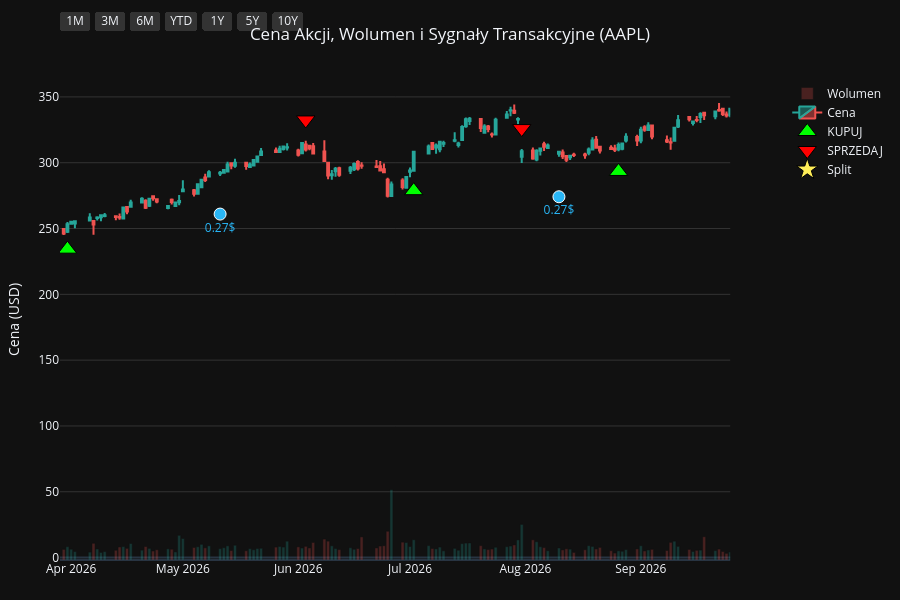
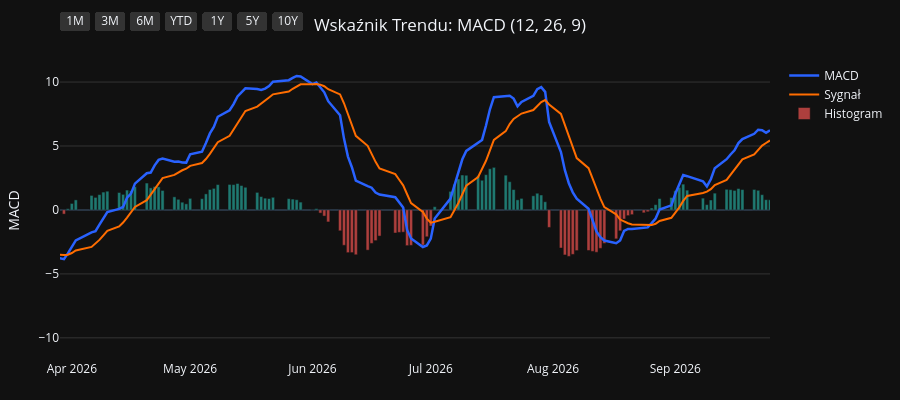
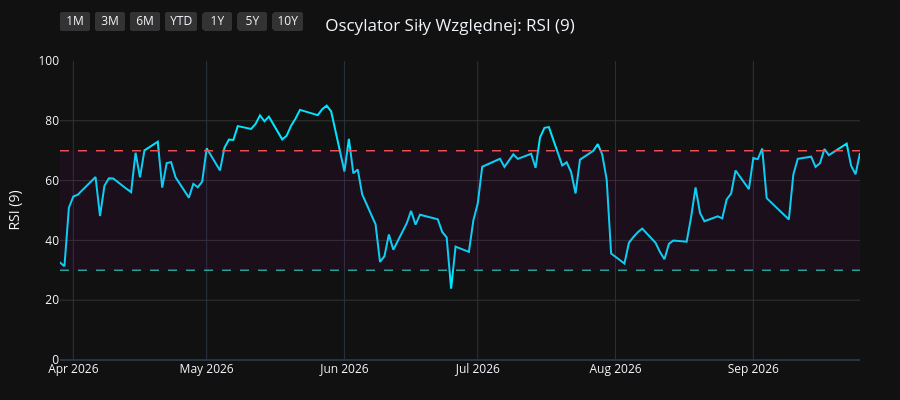
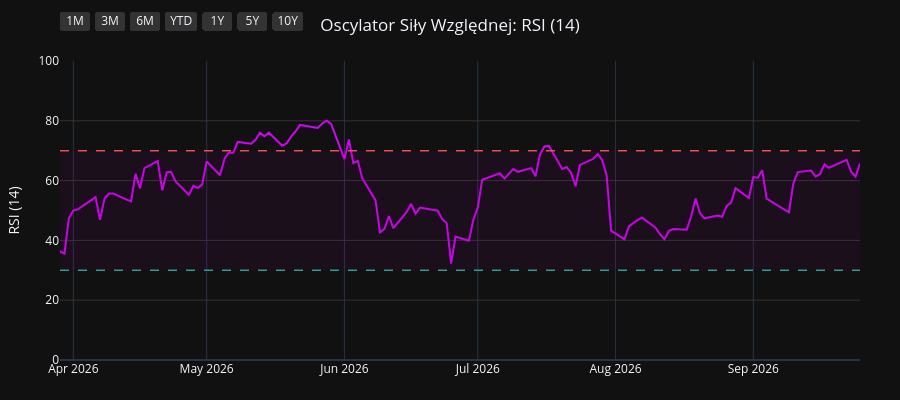

The notebook cell saved with these charts, in order:
### Code cell
import os
import yfinance as yf
import pandas as pd
import pandas_ta as ta
import plotly.graph_objects as go
from plotly.subplots import make_subplots

# 1. Pobranie i przygotowanie danych
symbol = os.environ.get("STOCK_TICKER", "").strip().upper()
if not symbol:
    raise RuntimeError("Set STOCK_TICKER before running price_extractor.ipynb")
df = yf.Ticker(symbol).history(period="10y")
df.index = df.index.tz_localize(None)

# Wskaźniki i sygnały
df.ta.macd(fast=12, slow=26, signal=9, append=True)
df.ta.rsi(length=9, append=True)
df.ta.rsi(length=14, append=True)
df.ta.rsi(length=21, append=True)
df.dropna(inplace=True)

macd = df['MACD_12_26_9']
signal = df['MACDs_12_26_9']
wczorajszy_macd = macd.shift(1)
wczorajszy_signal = signal.shift(1)

df['Decyzja'] = 'BRAK'
df.loc[(macd > signal) & (wczorajszy_macd <= wczorajszy_signal), 'Decyzja'] = 'KUPUJ'
df.loc[(macd < signal) & (wczorajszy_macd >= wczorajszy_signal), 'Decyzja'] = 'SPRZEDAJ'

df_kupuj = df[df['Decyzja'] == 'KUPUJ']
df_sprzedaj = df[df['Decyzja'] == 'SPRZEDAJ']
df_dywidendy = df[df['Dividends'] > 0]
df_splity = df[df['Stock Splits'] > 0]

# Wspólna konfiguracja osi X
konfiguracja_osi_x = dict(
    type="date",
    showspikes=True, spikemode="across", spikesnap="cursor", spikedash="dot", spikecolor="#ffffff", spikethickness=1, hoverformat="%Y-%m-%d",
    rangeselector=dict(
        buttons=list([
            dict(count=1, label="1M", step="month", stepmode="backward"),
            dict(count=3, label="3M", step="month", stepmode="backward"),
            dict(count=6, label="6M", step="month", stepmode="backward"),
            dict(count=1, label="YTD", step="year", stepmode="todate"),
            dict(count=1, label="1Y", step="year", stepmode="backward"),
            dict(count=5, label="5Y", step="year", stepmode="backward"),
            dict(step="all", label="10Y")
        ]),
        bgcolor="#333333", activecolor="#2962ff", x=0, y=1.1
    )
)

# ==========================================
# WYKRES 1: CENA + WOLUMEN + SYGNAŁY
# ==========================================
fig1 = make_subplots(specs=[[{"secondary_y": True}]])

kolory_wolumenu = ['#26a69a' if row['Close'] >= row['Open'] else '#ef5350' for index, row in df.iterrows()]
fig1.add_trace(go.Bar(x=df.index, y=df['Volume'], marker_color=kolory_wolumenu, opacity=0.25, name='Wolumen'), secondary_y=True)
fig1.add_trace(go.Candlestick(x=df.index, open=df['Open'], high=df['High'], low=df['Low'], close=df['Close'], name='Cena', increasing_line_color='#26a69a', decreasing_line_color='#ef5350'), secondary_y=False)
fig1.add_trace(go.Scatter(x=df_kupuj.index, y=df_kupuj['Low'] * 0.95, customdata=df_kupuj[['Low', 'High']], mode='markers', marker=dict(symbol='triangle-up', size=16, color='#00ff00', line=dict(width=1, color='black')), name='KUPUJ', hovertemplate='KUPUJ<br>Najniższa: %{customdata[0]:.2f}<br>Najwyższa: %{customdata[1]:.2f}<extra></extra>'), secondary_y=False)
fig1.add_trace(go.Scatter(x=df_sprzedaj.index, y=df_sprzedaj['High'] * 1.05, customdata=df_sprzedaj[['Low', 'High']], mode='markers', marker=dict(symbol='triangle-down', size=16, color='#ff0000', line=dict(width=1, color='black')), name='SPRZEDAJ', hovertemplate='SPRZEDAJ<br>Najniższa: %{customdata[0]:.2f}<br>Najwyższa: %{customdata[1]:.2f}<extra></extra>'), secondary_y=False)

if not df_dywidendy.empty:
    fig1.add_trace(go.Scatter(x=df_dywidendy.index, y=df_dywidendy['Low'] * 0.90, mode='markers+text', marker=dict(symbol='circle', size=12, color='#29b6f6', line=dict(width=1, color='white')), text=df_dywidendy['Dividends'].apply(lambda x: f"{x}$"), textposition="bottom center", name='Dywidenda', showlegend=False, hovertemplate='Dywidenda: %{text}<extra></extra>', textfont=dict(color="#29b6f6")), secondary_y=False)
if not df_splity.empty:
                    fig1.add_trace(go.Scatter(x=df_splity.index, y=df_splity['High'], mode='markers+text', marker=dict(symbol='star', size=16, color='#ffee58', line=dict(width=1, color='black')), text=df_splity['Stock Splits'].apply(lambda x: f"{x:g}:1" if x >= 1 else f"1:{1 / x:g}"), textposition="top center", name='Split', hovertemplate='%{text}<extra></extra>', textfont=dict(color="#ffee58")), secondary_y=False)

fig1.update_layout(title=dict(text=f"Cena Akcji, Wolumen i Sygnały Transakcyjne ({symbol})", x=0.5, xanchor='center'), dragmode='pan', xaxis_rangeslider_visible=False, template='plotly_dark', height=600, hovermode='x unified', margin=dict(l=60, r=40, t=60, b=40))
fig1.update_xaxes(**konfiguracja_osi_x)
fig1.update_xaxes(range=[df.index.max() - pd.Timedelta(days=180), df.index.max()])
fig1.update_yaxes(title_text="Cena (USD)", secondary_y=False, gridcolor='#333333')
fig1.update_yaxes(range=[0, df['Volume'].max() * 4], showgrid=False, showticklabels=False, secondary_y=True)
fig1.show(config={'scrollZoom': True})

# ==========================================
# WYKRES 2: WSKAŹNIK MACD
# ==========================================
fig2 = go.Figure()
fig2.add_trace(go.Scatter(x=df.index, y=df['MACD_12_26_9'], line=dict(color='#2962ff', width=2.5), name='MACD'))
fig2.add_trace(go.Scatter(x=df.index, y=df['MACDs_12_26_9'], line=dict(color='#ff6d00', width=2), name='Sygnał'))
kolory_macd = ['#26a69a' if val >= 0 else '#ef5350' for val in df['MACDh_12_26_9']]
fig2.add_trace(go.Bar(x=df.index, y=df['MACDh_12_26_9'], marker_color=kolory_macd, name='Histogram', opacity=0.7))
fig2.update_layout(title=dict(text="Wskaźnik Trendu: MACD (12, 26, 9)", x=0.5, xanchor='center'), dragmode='pan', xaxis_rangeslider_visible=False, template='plotly_dark', height=400, hovermode='x unified', margin=dict(l=60, r=40, t=60, b=40))
fig2.update_xaxes(**konfiguracja_osi_x)
fig2.update_xaxes(range=[df.index.max() - pd.Timedelta(days=180), df.index.max()])
fig2.update_yaxes(title_text="MACD", gridcolor='#333333')
fig2.show(config={'scrollZoom': True})

# ==========================================
# WYKRES 3: OSCYLATOR RSI (9)
# ==========================================
fig3 = go.Figure()
fig3.add_trace(go.Scatter(x=df.index, y=df['RSI_9'], line=dict(color='#00e5ff', width=2), name='RSI (9)'))
fig3.add_hline(y=70, line_dash="dash", line_color="#ef5350", line_width=1.5)
fig3.add_hline(y=30, line_dash="dash", line_color="#26a69a", line_width=1.5)
fig3.add_hrect(y0=30, y1=70, line_width=0, fillcolor="purple", opacity=0.1)
fig3.update_layout(title=dict(text="Oscylator Siły Względnej: RSI (9)", x=0.5, xanchor='center'), dragmode='pan', xaxis_rangeslider_visible=False, template='plotly_dark', height=400, hovermode='x unified', margin=dict(l=60, r=40, t=60, b=40))
fig3.update_xaxes(**konfiguracja_osi_x)
fig3.update_xaxes(range=[df.index.max() - pd.Timedelta(days=180), df.index.max()])
fig3.update_yaxes(title_text="RSI (9)", range=[0, 100], gridcolor='#333333')
fig3.show(config={'scrollZoom': True})

# ==========================================
# WYKRES 4: OSCYLATOR RSI (14)
# ==========================================
fig4 = go.Figure()
fig4.add_trace(go.Scatter(x=df.index, y=df['RSI_14'], line=dict(color='#d500f9', width=2), name='RSI (14)'))
fig4.add_hline(y=70, line_dash="dash", line_color="#ef5350", line_width=1.5)
fig4.add_hline(y=30, line_dash="dash", line_color="#26a69a", line_width=1.5)
fig4.add_hrect(y0=30, y1=70, line_width=0, fillcolor="purple", opacity=0.1)
fig4.update_layout(title=dict(text="Oscylator Siły Względnej: RSI (14)", x=0.5, xanchor='center'), dragmode='pan', xaxis_rangeslider_visible=False, template='plotly_dark', height=400, hovermode='x unified', margin=dict(l=60, r=40, t=60, b=40))
fig4.update_xaxes(**konfiguracja_osi_x)
fig4.update_xaxes(range=[df.index.max() - pd.Timedelta(days=180), df.index.max()])
fig4.update_yaxes(title_text="RSI (14)", range=[0, 100], gridcolor='#333333')
fig4.show(config={'scrollZoom': True})

# ==========================================
# WYKRES 5: OSCYLATOR RSI (21)
# ==========================================
fig5 = go.Figure()
fig5.add_trace(go.Scatter(x=df.index, y=df['RSI_21'], line=dict(color='#64dd17', width=2), name='RSI (21)'))
fig5.add_hline(y=70, line_dash="dash", line_color="#ef5350", line_width=1.5)
fig5.add_hline(y=30, line_dash="dash", line_color="#26a69a", line_width=1.5)
fig5.add_hrect(y0=30, y1=70, line_width=0, fillcolor="purple", opacity=0.1)
fig5.update_layout(title=dict(text="Oscylator Siły Względnej: RSI (21)", x=0.5, xanchor='center'), dragmode='pan', xaxis_rangeslider_visible=False, template='plotly_dark', height=400, hovermode='x unified', margin=dict(l=60, r=40, t=60, b=40))
fig5.update_xaxes(**konfiguracja_osi_x)
fig5.update_xaxes(range=[df.index.max() - pd.Timedelta(days=180), df.index.max()])
fig5.update_yaxes(title_text="RSI (21)", range=[0, 100], gridcolor='#333333')
fig5.show(config={'scrollZoom': True})

### Figure 1 — Plotly figure (JSON) as saved in the notebook; plotly's stock layout.template omitted (floating-point values rounded to 4 significant figures; data arrays with more than 128 entries replaced by an {"elided": "..."} marker saying what was removed)
{"data": [{"marker": {"color": {"elided": "2481 str values"}}, "name": "Wolumen", "opacity": 0.25, "type": "bar", "x": {"elided": "2481 str values"}, "xaxis": "x", "y": {"elided": "2481 int values"}, "yaxis": "y2"}, {"close": {"elided": "2481 float values"}, "decreasing": {"line": {"color": "#ef5350"}}, "high": {"elided": "2481 float values"}, "increasing": {"line": {"color": "#26a69a"}}, "low": {"elided": "2481 float values"}, "name": "Cena", "open": {"elided": "2481 float values"}, "type": "candlestick", "x": {"elided": "2481 str values"}, "xaxis": "x", "yaxis": "y"}, {"customdata": {"elided": "89x2 float values"}, "hovertemplate": "KUPUJ<br>Najniższa: %{customdata[0]:.2f}<br>Najwyższa: %{customdata[1]:.2f}<extra></extra>", "marker": {"color": "#00ff00", "line": {"color": "black", "width": 1}, "size": 16, "symbol": "triangle-up"}, "mode": "markers", "name": "KUPUJ", "type": "scatter", "x": ["2016-11-21T00:00:00", "2017-01-09T00:00:00", "2017-01-25T00:00:00", "2017-05-01T00:00:00", "2017-07-10T00:00:00", "2017-08-29T00:00:00", "2017-10-06T00:00:00", "2017-12-18T00:00:00", "2018-01-08T00:00:00", "2018-02-14T00:00:00", "2018-04-10T00:00:00", "2018-05-02T00:00:00", "2018-06-06T00:00:00", "2018-07-09T00:00:00", "2018-08-01T00:00:00", "2018-10-02T00:00:00", "2018-12-03T00:00:00", "2018-12-12T00:00:00", "2018-12-28T00:00:00", "2019-03-12T00:00:00", "2019-04-02T00:00:00", "2019-04-18T00:00:00", "2019-06-06T00:00:00", "2019-07-23T00:00:00", "2019-08-19T00:00:00", "2019-09-05T00:00:00", "2019-10-07T00:00:00", "2019-12-16T00:00:00", "2020-03-27T00:00:00", "2020-06-08T00:00:00", "2020-07-08T00:00:00", "2020-07-20T00:00:00", "2020-07-31T00:00:00", "2020-10-01T00:00:00", "2020-11-06T00:00:00", "2020-12-01T00:00:00", "2021-01-22T00:00:00", "2021-03-15T00:00:00", "2021-06-07T00:00:00", "2021-08-17T00:00:00", "2021-08-31T00:00:00", "2021-10-14T00:00:00", "2021-11-17T00:00:00", "2022-02-01T00:00:00", "2022-03-18T00:00:00", "2022-05-27T00:00:00", "2022-06-23T00:00:00", "2022-10-17T00:00:00", "2022-11-11T00:00:00", "2023-01-09T00:00:00", "2023-03-16T00:00:00", "2023-04-19T00:00:00", "2023-05-01T00:00:00", "2023-05-05T00:00:00", "2023-05-18T00:00:00", "2023-05-31T00:00:00", "2023-06-27T00:00:00", "2023-08-25T00:00:00", "2023-10-04T00:00:00", "2023-11-02T00:00:00", "2023-12-08T00:00:00", "2023-12-13T00:00:00", "2024-01-19T00:00:00", "2024-03-18T00:00:00", "2024-04-25T00:00:00", "2024-06-05T00:00:00", "2024-06-07T00:00:00", "2024-06-11T00:00:00", "2024-07-02T00:00:00", "2024-08-14T00:00:00", "2024-09-20T00:00:00", "2024-10-10T00:00:00", "2024-11-19T00:00:00", "2025-01-29T00:00:00", "2025-03-25T00:00:00", "2025-04-15T00:00:00", "2025-05-12T00:00:00", "2025-06-06T00:00:00", "2025-06-23T00:00:00", "2025-08-07T00:00:00", "2025-09-03T00:00:00", "2025-09-19T00:00:00", "2025-10-23T00:00:00", "2025-11-28T00:00:00", "2026-01-28T00:00:00", "2026-02-24T00:00:00", "2026-03-31T00:00:00", "2026-07-02T00:00:00", "2026-08-26T00:00:00"], "xaxis": "x", "y": [24.02, 25.75, 26.27, 31.79, 31.57, 35.37, 34.17, 38.8, 38.59, 36.29, 38.21, 38.72, 42.92, 42.34, 44.13, 50.86, 40.81, 38.06, 34.81, 40.57, 43.21, 45.81, 41.36, 47.06, 47.87, 48.21, 51.47, 63.32, 56.61, 75.2, 86.47, 88.28, 92.66, 106.6, 107.1, 110.7, 124.5, 111.2, 115.5, 138.1, 140.2, 131.1, 140.1, 159.9, 148.4, 135.2, 126.2, 130.7, 134.7, 121.2, 141.7, 154.7, 157.6, 159.6, 161.5, 165.5, 173.8, 164.8, 160.3, 164.5, 181.8, 182.9, 177.2, 163.1, 158.0, 183.4, 182.7, 182.2, 202.4, 207.0, 214.4, 214.0, 213.8, 220.7, 207.8, 188.6, 195.5, 191.0, 188.1, 204.8, 221.8, 227.4, 244.2, 261.5, 241.1, 253.9, 234.3, 278.8, 293.4], "yaxis": "y"}, {"customdata": {"elided": "88x2 float values"}, "hovertemplate": "SPRZEDAJ<br>Najniższa: %{customdata[0]:.2f}<br>Najwyższa: %{customdata[1]:.2f}<extra></extra>", "marker": {"color": "#ff0000", "line": {"color": "black", "width": 1}, "size": 16, "symbol": "triangle-down"}, "mode": "markers", "name": "SPRZEDAJ", "type": "scatter", "x": ["2017-01-03T00:00:00", "2017-01-24T00:00:00", "2017-02-27T00:00:00", "2017-05-22T00:00:00", "2017-08-21T00:00:00", "2017-09-06T00:00:00", "2017-11-16T00:00:00", "2017-12-26T00:00:00", "2018-01-24T00:00:00", "2018-03-19T00:00:00", "2018-04-20T00:00:00", "2018-05-25T00:00:00", "2018-06-08T00:00:00", "2018-07-30T00:00:00", "2018-09-07T00:00:00", "2018-10-08T00:00:00", "2018-12-10T00:00:00", "2018-12-20T00:00:00", "2019-03-06T00:00:00", "2019-03-28T00:00:00", "2019-04-15T00:00:00", "2019-04-26T00:00:00", "2019-07-17T00:00:00", "2019-08-02T00:00:00", "2019-08-27T00:00:00", "2019-09-24T00:00:00", "2019-11-20T00:00:00", "2020-01-24T00:00:00", "2020-05-27T00:00:00", "2020-06-29T00:00:00", "2020-07-17T00:00:00", "2020-07-21T00:00:00", "2020-09-03T00:00:00", "2020-10-21T00:00:00", "2020-11-23T00:00:00", "2021-01-05T00:00:00", "2021-02-01T00:00:00", "2021-04-29T00:00:00", "2021-07-21T00:00:00", "2021-08-18T00:00:00", "2021-09-10T00:00:00", "2021-11-10T00:00:00", "2021-12-17T00:00:00", "2022-02-17T00:00:00", "2022-04-08T00:00:00", "2022-06-13T00:00:00", "2022-08-22T00:00:00", "2022-11-04T00:00:00", "2022-11-29T00:00:00", "2023-02-21T00:00:00", "2023-04-11T00:00:00", "2023-04-20T00:00:00", "2023-05-02T00:00:00", "2023-05-16T00:00:00", "2023-05-22T00:00:00", "2023-06-26T00:00:00", "2023-07-10T00:00:00", "2023-09-11T00:00:00", "2023-10-20T00:00:00", "2023-11-30T00:00:00", "2023-12-11T00:00:00", "2023-12-19T00:00:00", "2024-01-31T00:00:00", "2024-04-19T00:00:00", "2024-05-29T00:00:00", "2024-06-06T00:00:00", "2024-06-10T00:00:00", "2024-06-25T00:00:00", "2024-07-18T00:00:00", "2024-09-04T00:00:00", "2024-10-07T00:00:00", "2024-10-25T00:00:00", "2024-12-30T00:00:00", "2025-03-03T00:00:00", "2025-04-03T00:00:00", "2025-05-08T00:00:00", "2025-05-22T00:00:00", "2025-06-11T00:00:00", "2025-07-29T00:00:00", "2025-08-25T00:00:00", "2025-09-10T00:00:00", "2025-10-07T00:00:00", "2025-11-07T00:00:00", "2025-12-08T00:00:00", "2026-02-13T00:00:00", "2026-03-02T00:00:00", "2026-06-03T00:00:00", "2026-07-31T00:00:00"], "xaxis": "x", "y": [28.08, 28.99, 33.32, 37.62, 38.58, 39.83, 42.15, 42.05, 43.48, 43.7, 42.16, 46.88, 47.46, 47.51, 55.9, 55.76, 42.34, 40.35, 43.87, 47.39, 49.96, 51.25, 51.47, 51.8, 52.53, 56.05, 67.23, 81.69, 80.93, 91.97, 98.68, 100.8, 131.1, 120.8, 119.9, 134.3, 138.0, 139.9, 149.4, 154.4, 159.2, 154.0, 177.9, 176.5, 176.4, 139.0, 174.9, 147.2, 149.4, 156.3, 167.7, 173.4, 176.0, 179.1, 180.8, 194.6, 196.6, 186.8, 181.7, 197.4, 200.7, 204.3, 194.1, 172.8, 200.0, 204.4, 205.2, 219.9, 239.7, 230.9, 235.0, 242.8, 264.3, 254.7, 216.5, 208.8, 211.9, 213.7, 224.5, 239.9, 243.1, 269.3, 284.9, 292.9, 274.9, 279.4, 332.5, 325.9], "yaxis": "y"}, {"hovertemplate": "Dywidenda: %{text}<extra></extra>", "marker": {"color": "#29b6f6", "line": {"color": "white", "width": 1}, "size": 12, "symbol": "circle"}, "mode": "markers+text", "name": "Dywidenda", "showlegend": false, "text": ["0.1425$", "0.1575$", "0.1575$", "0.1575$", "0.1575$", "0.1825$", "0.1825$", "0.1825$", "0.1825$", "0.1925$", "0.1925$", "0.1925$", "0.1925$", "0.205$", "0.205$", "0.205$", "0.205$", "0.22$", "0.22$", "0.22$", "0.22$", "0.23$", "0.23$", "0.23$", "0.23$", "0.24$", "0.24$", "0.24$", "0.24$", "0.25$", "0.25$", "0.25$", "0.25$", "0.26$", "0.26$", "0.26$", "0.26$", "0.27$", "0.27$"], "textfont": {"color": "#29b6f6"}, "textposition": "bottom center", "type": "scatter", "x": ["2017-02-09T00:00:00", "2017-05-11T00:00:00", "2017-08-10T00:00:00", "2017-11-10T00:00:00", "2018-02-09T00:00:00", "2018-05-11T00:00:00", "2018-08-10T00:00:00", "2018-11-08T00:00:00", "2019-02-08T00:00:00", "2019-05-10T00:00:00", "2019-08-09T00:00:00", "2019-11-07T00:00:00", "2020-02-07T00:00:00", "2020-05-08T00:00:00", "2020-08-07T00:00:00", "2020-11-06T00:00:00", "2021-02-05T00:00:00", "2021-05-07T00:00:00", "2021-08-06T00:00:00", "2021-11-05T00:00:00", "2022-02-04T00:00:00", "2022-05-06T00:00:00", "2022-08-05T00:00:00", "2022-11-04T00:00:00", "2023-02-10T00:00:00", "2023-05-12T00:00:00", "2023-08-11T00:00:00", "2023-11-10T00:00:00", "2024-02-09T00:00:00", "2024-05-10T00:00:00", "2024-08-12T00:00:00", "2024-11-08T00:00:00", "2025-02-10T00:00:00", "2025-05-12T00:00:00", "2025-08-11T00:00:00", "2025-11-10T00:00:00", "2026-02-09T00:00:00", "2026-05-11T00:00:00", "2026-08-10T00:00:00"], "xaxis": "x", "y": [27.24, 31.78, 32.39, 36.63, 31.71, 39.72, 43.94, 44.11, 36.09, 41.46, 43.03, 55.9, 69.03, 66.23, 96.2, 101.5, 118.9, 113.5, 127.8, 131.9, 150.2, 135.9, 143.9, 118.8, 132.1, 151.6, 156.8, 163.2, 167.4, 162.4, 192.4, 202.3, 203.2, 185.2, 201.5, 240.1, 244.1, 261.0, 274.1], "yaxis": "y"}, {"hovertemplate": "%{text}<extra></extra>", "marker": {"color": "#ffee58", "line": {"color": "black", "width": 1}, "size": 16, "symbol": "star"}, "mode": "markers+text", "name": "Split", "text": ["4:1"], "textfont": {"color": "#ffee58"}, "textposition": "top center", "type": "scatter", "x": ["2020-08-31T00:00:00"], "xaxis": "x", "y": [127.0], "yaxis": "y"}], "layout": {"dragmode": "pan", "height": 600, "hovermode": "x unified", "margin": {"b": 40, "l": 60, "r": 40, "t": 60}, "title": {"text": "Cena Akcji, Wolumen i Sygnały Transakcyjne (AAPL)", "x": 0.5, "xanchor": "center"}, "xaxis": {"anchor": "y", "domain": [0.0, 0.94], "hoverformat": "%Y-%m-%d", "range": ["2026-03-29T00:00:00", "2026-09-25T00:00:00"], "rangeselector": {"activecolor": "#2962ff", "bgcolor": "#333333", "buttons": [{"count": 1, "label": "1M", "step": "month", "stepmode": "backward"}, {"count": 3, "label": "3M", "step": "month", "stepmode": "backward"}, {"count": 6, "label": "6M", "step": "month", "stepmode": "backward"}, {"count": 1, "label": "YTD", "step": "year", "stepmode": "todate"}, {"count": 1, "label": "1Y", "step": "year", "stepmode": "backward"}, {"count": 5, "label": "5Y", "step": "year", "stepmode": "backward"}, {"label": "10Y", "step": "all"}], "x": 0, "y": 1.1}, "rangeslider": {"visible": false}, "showspikes": true, "spikecolor": "#ffffff", "spikedash": "dot", "spikemode": "across", "spikesnap": "cursor", "spikethickness": 1, "type": "date"}, "yaxis": {"anchor": "x", "domain": [0.0, 1.0], "gridcolor": "#333333", "title": {"text": "Cena (USD)"}}, "yaxis2": {"anchor": "x", "overlaying": "y", "range": [0, 1791760000], "showgrid": false, "showticklabels": false, "side": "right"}}}

### Figure 2 — Plotly figure (JSON) as saved in the notebook; plotly's stock layout.template omitted (floating-point values rounded to 4 significant figures; data arrays with more than 128 entries replaced by an {"elided": "..."} marker saying what was removed)
{"data": [{"line": {"color": "#2962ff", "width": 2.5}, "name": "MACD", "type": "scatter", "x": {"elided": "2481 str values"}, "y": {"elided": "2481 float values"}}, {"line": {"color": "#ff6d00", "width": 2}, "name": "Sygnał", "type": "scatter", "x": {"elided": "2481 str values"}, "y": {"elided": "2481 float values"}}, {"marker": {"color": {"elided": "2481 str values"}}, "name": "Histogram", "opacity": 0.7, "type": "bar", "x": {"elided": "2481 str values"}, "y": {"elided": "2481 float values"}}], "layout": {"dragmode": "pan", "height": 400, "hovermode": "x unified", "margin": {"b": 40, "l": 60, "r": 40, "t": 60}, "title": {"text": "Wskaźnik Trendu: MACD (12, 26, 9)", "x": 0.5, "xanchor": "center"}, "xaxis": {"hoverformat": "%Y-%m-%d", "range": ["2026-03-29T00:00:00", "2026-09-25T00:00:00"], "rangeselector": {"activecolor": "#2962ff", "bgcolor": "#333333", "buttons": [{"count": 1, "label": "1M", "step": "month", "stepmode": "backward"}, {"count": 3, "label": "3M", "step": "month", "stepmode": "backward"}, {"count": 6, "label": "6M", "step": "month", "stepmode": "backward"}, {"count": 1, "label": "YTD", "step": "year", "stepmode": "todate"}, {"count": 1, "label": "1Y", "step": "year", "stepmode": "backward"}, {"count": 5, "label": "5Y", "step": "year", "stepmode": "backward"}, {"label": "10Y", "step": "all"}], "x": 0, "y": 1.1}, "rangeslider": {"visible": false}, "showspikes": true, "spikecolor": "#ffffff", "spikedash": "dot", "spikemode": "across", "spikesnap": "cursor", "spikethickness": 1, "type": "date"}, "yaxis": {"gridcolor": "#333333", "title": {"text": "MACD"}}}}

### Figure 3 — Plotly figure (JSON) as saved in the notebook; plotly's stock layout.template omitted (floating-point values rounded to 4 significant figures; data arrays with more than 128 entries replaced by an {"elided": "..."} marker saying what was removed)
{"data": [{"line": {"color": "#00e5ff", "width": 2}, "name": "RSI (9)", "type": "scatter", "x": {"elided": "2481 str values"}, "y": {"elided": "2481 float values"}}], "layout": {"dragmode": "pan", "height": 400, "hovermode": "x unified", "margin": {"b": 40, "l": 60, "r": 40, "t": 60}, "shapes": [{"line": {"color": "#ef5350", "dash": "dash", "width": 1.5}, "type": "line", "x0": 0, "x1": 1, "xref": "x domain", "y0": 70, "y1": 70, "yref": "y"}, {"line": {"color": "#26a69a", "dash": "dash", "width": 1.5}, "type": "line", "x0": 0, "x1": 1, "xref": "x domain", "y0": 30, "y1": 30, "yref": "y"}, {"fillcolor": "purple", "line": {"width": 0}, "opacity": 0.1, "type": "rect", "x0": 0, "x1": 1, "xref": "x domain", "y0": 30, "y1": 70, "yref": "y"}], "title": {"text": "Oscylator Siły Względnej: RSI (9)", "x": 0.5, "xanchor": "center"}, "xaxis": {"hoverformat": "%Y-%m-%d", "range": ["2026-03-29T00:00:00", "2026-09-25T00:00:00"], "rangeselector": {"activecolor": "#2962ff", "bgcolor": "#333333", "buttons": [{"count": 1, "label": "1M", "step": "month", "stepmode": "backward"}, {"count": 3, "label": "3M", "step": "month", "stepmode": "backward"}, {"count": 6, "label": "6M", "step": "month", "stepmode": "backward"}, {"count": 1, "label": "YTD", "step": "year", "stepmode": "todate"}, {"count": 1, "label": "1Y", "step": "year", "stepmode": "backward"}, {"count": 5, "label": "5Y", "step": "year", "stepmode": "backward"}, {"label": "10Y", "step": "all"}], "x": 0, "y": 1.1}, "rangeslider": {"visible": false}, "showspikes": true, "spikecolor": "#ffffff", "spikedash": "dot", "spikemode": "across", "spikesnap": "cursor", "spikethickness": 1, "type": "date"}, "yaxis": {"gridcolor": "#333333", "range": [0, 100], "title": {"text": "RSI (9)"}}}}

### Figure 4 — Plotly figure (JSON) as saved in the notebook; plotly's stock layout.template omitted (floating-point values rounded to 4 significant figures; data arrays with more than 128 entries replaced by an {"elided": "..."} marker saying what was removed)
{"data": [{"line": {"color": "#d500f9", "width": 2}, "name": "RSI (14)", "type": "scatter", "x": {"elided": "2481 str values"}, "y": {"elided": "2481 float values"}}], "layout": {"dragmode": "pan", "height": 400, "hovermode": "x unified", "margin": {"b": 40, "l": 60, "r": 40, "t": 60}, "shapes": [{"line": {"color": "#ef5350", "dash": "dash", "width": 1.5}, "type": "line", "x0": 0, "x1": 1, "xref": "x domain", "y0": 70, "y1": 70, "yref": "y"}, {"line": {"color": "#26a69a", "dash": "dash", "width": 1.5}, "type": "line", "x0": 0, "x1": 1, "xref": "x domain", "y0": 30, "y1": 30, "yref": "y"}, {"fillcolor": "purple", "line": {"width": 0}, "opacity": 0.1, "type": "rect", "x0": 0, "x1": 1, "xref": "x domain", "y0": 30, "y1": 70, "yref": "y"}], "title": {"text": "Oscylator Siły Względnej: RSI (14)", "x": 0.5, "xanchor": "center"}, "xaxis": {"hoverformat": "%Y-%m-%d", "range": ["2026-03-29T00:00:00", "2026-09-25T00:00:00"], "rangeselector": {"activecolor": "#2962ff", "bgcolor": "#333333", "buttons": [{"count": 1, "label": "1M", "step": "month", "stepmode": "backward"}, {"count": 3, "label": "3M", "step": "month", "stepmode": "backward"}, {"count": 6, "label": "6M", "step": "month", "stepmode": "backward"}, {"count": 1, "label": "YTD", "step": "year", "stepmode": "todate"}, {"count": 1, "label": "1Y", "step": "year", "stepmode": "backward"}, {"count": 5, "label": "5Y", "step": "year", "stepmode": "backward"}, {"label": "10Y", "step": "all"}], "x": 0, "y": 1.1}, "rangeslider": {"visible": false}, "showspikes": true, "spikecolor": "#ffffff", "spikedash": "dot", "spikemode": "across", "spikesnap": "cursor", "spikethickness": 1, "type": "date"}, "yaxis": {"gridcolor": "#333333", "range": [0, 100], "title": {"text": "RSI (14)"}}}}
